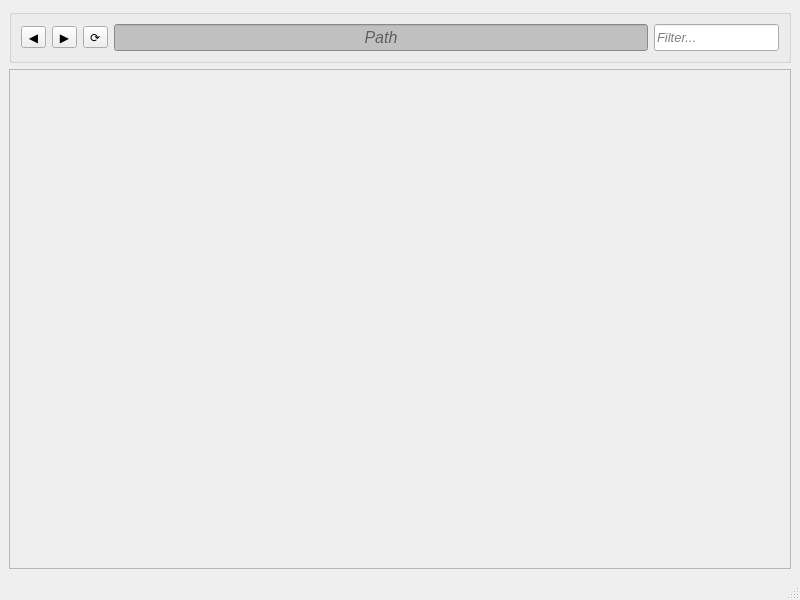
<?xml version="1.0" encoding="UTF-8"?>
<ui version="4.0">
 <class>QtExplorer</class>
 <widget class="QMainWindow" name="QtExplorer">
  <property name="geometry">
   <rect>
    <x>0</x>
    <y>0</y>
    <width>800</width>
    <height>600</height>
   </rect>
  </property>
  <property name="sizePolicy">
   <sizepolicy hsizetype="Maximum" vsizetype="Preferred">
    <horstretch>0</horstretch>
    <verstretch>0</verstretch>
   </sizepolicy>
  </property>
  <property name="windowTitle">
   <string>QtExplorer</string>
  </property>
  <property name="layoutDirection">
   <enum>Qt::LayoutDirection::LeftToRight</enum>
  </property>
  <widget class="QWidget" name="centralwidget">
   <layout class="QGridLayout" name="gridLayout">
    <item row="1" column="2">
     <widget class="QScrollArea" name="scrollArea">
      <property name="sizePolicy">
       <sizepolicy hsizetype="Preferred" vsizetype="Preferred">
        <horstretch>0</horstretch>
        <verstretch>0</verstretch>
       </sizepolicy>
      </property>
      <property name="widgetResizable">
       <bool>true</bool>
      </property>
      <property name="alignment">
       <set>Qt::AlignmentFlag::AlignLeading|Qt::AlignmentFlag::AlignLeft|Qt::AlignmentFlag::AlignTop</set>
      </property>
      <widget class="QWidget" name="FileWidget">
       <property name="geometry">
        <rect>
         <x>0</x>
         <y>0</y>
         <width>776</width>
         <height>466</height>
        </rect>
       </property>
      </widget>
     </widget>
    </item>
    <item row="0" column="2">
     <widget class="QGroupBox" name="groupBox">
      <property name="sizePolicy">
       <sizepolicy hsizetype="Preferred" vsizetype="Maximum">
        <horstretch>0</horstretch>
        <verstretch>0</verstretch>
       </sizepolicy>
      </property>
      <property name="title">
       <string/>
      </property>
      <layout class="QGridLayout" name="gridLayout_2">
       <item row="0" column="1">
        <widget class="QToolButton" name="frontButton">
         <property name="text">
          <string>▶</string>
         </property>
        </widget>
       </item>
       <item row="0" column="3">
        <widget class="QLineEdit" name="pathLineEdit">
         <property name="sizePolicy">
          <sizepolicy hsizetype="Expanding" vsizetype="Preferred">
           <horstretch>0</horstretch>
           <verstretch>0</verstretch>
          </sizepolicy>
         </property>
         <property name="font">
          <font>
           <family>Arial</family>
           <pointsize>12</pointsize>
           <italic>true</italic>
          </font>
         </property>
         <property name="styleSheet">
          <string notr="true">QLineEdit {
	background-color : #C0C0C0;
}</string>
         </property>
         <property name="text">
          <string/>
         </property>
         <property name="alignment">
          <set>Qt::AlignmentFlag::AlignCenter</set>
         </property>
         <property name="placeholderText">
          <string>Path</string>
         </property>
        </widget>
       </item>
       <item row="0" column="0">
        <widget class="QToolButton" name="backButton">
         <property name="text">
          <string>◀</string>
         </property>
        </widget>
       </item>
       <item row="0" column="2">
        <widget class="QToolButton" name="resetButton">
         <property name="text">
          <string>⟳</string>
         </property>
        </widget>
       </item>
       <item row="0" column="4">
        <widget class="QLineEdit" name="filterLineEdit">
         <property name="sizePolicy">
          <sizepolicy hsizetype="Maximum" vsizetype="Preferred">
           <horstretch>0</horstretch>
           <verstretch>0</verstretch>
          </sizepolicy>
         </property>
         <property name="font">
          <font>
           <family>Arial</family>
           <pointsize>10</pointsize>
           <italic>true</italic>
          </font>
         </property>
         <property name="focusPolicy">
          <enum>Qt::FocusPolicy::StrongFocus</enum>
         </property>
         <property name="styleSheet">
          <string notr="true"/>
         </property>
         <property name="text">
          <string/>
         </property>
         <property name="alignment">
          <set>Qt::AlignmentFlag::AlignLeading|Qt::AlignmentFlag::AlignLeft|Qt::AlignmentFlag::AlignVCenter</set>
         </property>
         <property name="placeholderText">
          <string>Filter...</string>
         </property>
        </widget>
       </item>
      </layout>
     </widget>
    </item>
   </layout>
  </widget>
  <widget class="QMenuBar" name="menubar">
   <property name="geometry">
    <rect>
     <x>0</x>
     <y>0</y>
     <width>800</width>
     <height>26</height>
    </rect>
   </property>
  </widget>
  <widget class="QStatusBar" name="statusbar"/>
 </widget>
 <resources/>
 <connections/>
</ui>
